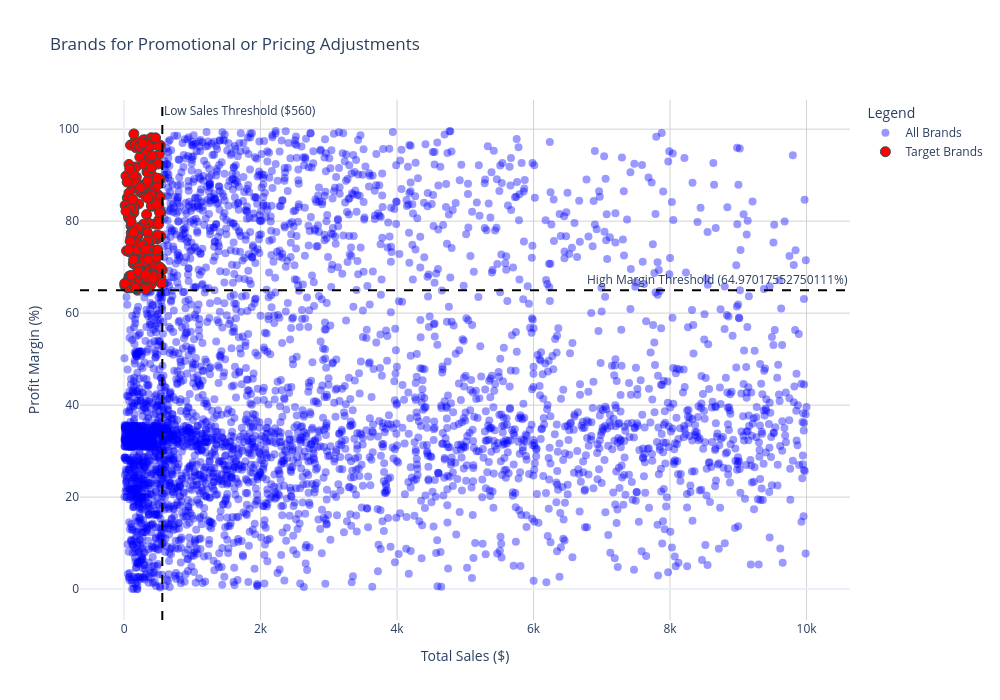

Notebook source saved alongside this figure:
### Code cell
import plotly.graph_objects as go
from plotly.subplots import make_subplots

# Filter data
filtered_brands = brand_performance[brand_performance["TotalSalesDollars"] < 10000]

# Create figure
fig = go.Figure()

# Add scatter plots with hover information
fig.add_trace(go.Scatter(
    x=filtered_brands["TotalSalesDollars"],
    y=filtered_brands["ProfitMargin"],
    mode='markers',
    name='All Brands',
    text=filtered_brands["Description"],  # This will show on hover
    hovertemplate="<b>Brand:</b> %{text}<br>" +
                 "<b>Sales:</b> $%{x:,.0f}<br>" +
                 "<b>Profit Margin:</b> %{y:.1f}%<extra></extra>",
    marker=dict(
        color='blue',
        opacity=0.4,
        size=8
    )
))

fig.add_trace(go.Scatter(
    x=target_brands["TotalSalesDollars"],
    y=target_brands["ProfitMargin"],
    mode='markers',
    name='Target Brands',
    text=target_brands["Description"],  # This will show on hover
    hovertemplate="<b>Brand:</b> %{text}<br>" +
                 "<b>Sales:</b> $%{x:,.0f}<br>" +
                 "<b>Profit Margin:</b> %{y:.1f}%<extra></extra>",
    marker=dict(
        color='red',
        size=10,
        line=dict(width=1, color='DarkSlateGrey')
    )
))

# Add threshold lines
fig.add_hline(y=high_profit_thresold, 
              line_dash="dash", 
              line_color="black",
              annotation_text=f"High Margin Threshold ({high_profit_thresold}%)",
              annotation_position="top right")

fig.add_vline(x=low_sales_thresold, 
              line_dash="dash", 
              line_color="black",
              annotation_text=f"Low Sales Threshold (${low_sales_thresold:,.0f})",
              annotation_position="top right")

# Update layout
fig.update_layout(
    title="Brands for Promotional or Pricing Adjustments",
    xaxis_title="Total Sales ($)",
    yaxis_title="Profit Margin (%)",
    legend_title="Legend",
    hovermode="closest",
    template="plotly_white",
    height=700,
    width=1000,
    hoverlabel=dict(
        bgcolor="white",
        font_size=12,
        font_family="Arial"
    )
)

# Add grid
fig.update_xaxes(showgrid=True, gridwidth=1, gridcolor='LightGrey')
fig.update_yaxes(showgrid=True, gridwidth=1, gridcolor='LightGrey')

# Show the plot
fig.show()

### Figure 1 — Plotly figure (JSON) as saved in the notebook; plotly's stock layout.template omitted (floating-point values rounded to 4 significant figures; data arrays with more than 128 entries replaced by an {"elided": "..."} marker saying what was removed)
{"data": [{"hovertemplate": "<b>Brand:</b> %{text}<br><b>Sales:</b> $%{x:,.0f}<br><b>Profit Margin:</b> %{y:.1f}%<extra></extra>", "marker": {"color": "blue", "opacity": 0.4, "size": 8}, "mode": "markers", "name": "All Brands", "text": {"elided": "4162 str values"}, "type": "scatter", "x": {"elided": "4162 float values"}, "y": {"elided": "4162 float values"}}, {"hovertemplate": "<b>Brand:</b> %{text}<br><b>Sales:</b> $%{x:,.0f}<br><b>Profit Margin:</b> %{y:.1f}%<extra></extra>", "marker": {"color": "red", "line": {"color": "DarkSlateGrey", "width": 1}, "size": 10}, "mode": "markers", "name": "Target Brands", "text": {"elided": "198 str values"}, "type": "scatter", "x": {"elided": "198 float values"}, "y": {"elided": "198 float values"}}], "layout": {"annotations": [{"showarrow": false, "text": "High Margin Threshold (64.97017552750111%)", "x": 1, "xanchor": "right", "xref": "x domain", "y": 64.97, "yanchor": "bottom", "yref": "y"}, {"showarrow": false, "text": "Low Sales Threshold ($560)", "x": 560.3, "xanchor": "left", "xref": "x", "y": 1, "yanchor": "top", "yref": "y domain"}], "height": 700, "hoverlabel": {"bgcolor": "white", "font": {"family": "Arial", "size": 12}}, "hovermode": "closest", "legend": {"title": {"text": "Legend"}}, "shapes": [{"line": {"color": "black", "dash": "dash"}, "type": "line", "x0": 0, "x1": 1, "xref": "x domain", "y0": 64.97, "y1": 64.97, "yref": "y"}, {"line": {"color": "black", "dash": "dash"}, "type": "line", "x0": 560.3, "x1": 560.3, "xref": "x", "y0": 0, "y1": 1, "yref": "y domain"}], "title": {"text": "Brands for Promotional or Pricing Adjustments"}, "width": 1000, "xaxis": {"gridcolor": "LightGrey", "gridwidth": 1, "showgrid": true, "title": {"text": "Total Sales ($)"}}, "yaxis": {"gridcolor": "LightGrey", "gridwidth": 1, "showgrid": true, "title": {"text": "Profit Margin (%)"}}}}
